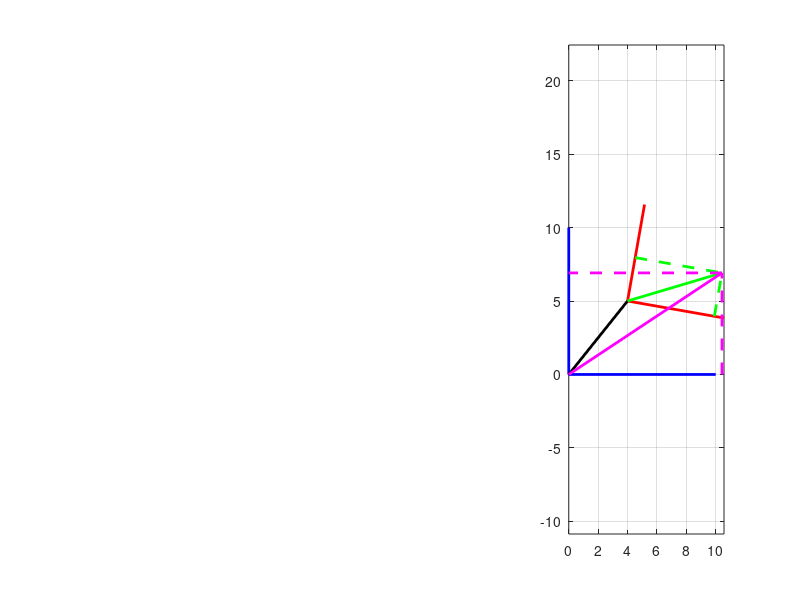

Here is the MATLAB script that generated this plot:
clear;

psi = 10;

%clockwise rotation
R = [cosd(psi) sind(psi);-sind(psi) cosd(psi)];

t = [4;5];

p = [6;3];

p1 = [10;0];
p2 = [0;10];

r1 = R*p1*2/3 + t;
r2 = R*p2*2/3 + t;


r = R*p + t;

figure(1);
subplot(1,3,3);

plot([t(1) r1(1)],[t(2) r1(2)],'LineWidth',2,'Color','r');hold on;axis equal;
plot([t(1) r2(1)],[t(2) r2(2)],'LineWidth',2,'Color','r');grid on;

plot([0 p1(1)],[0 p1(2)],'LineWidth',2,'Color','b');
plot([0 p2(1)],[0 p2(2)],'LineWidth',2,'Color','b');

plot([0 t(1)],[0 t(2)],'LineWidth',2,'Color','k');
plot([t(1) r(1)],[t(2) r(2)],'LineWidth',2,'Color','g')
plot([0 r(1)],[0 r(2)],'LineWidth',2,'Color','m')



px = [p(1);0];
py = [0;p(2)];

rx = R*px + t;
ry = R*py + t;

plot([rx(1) r(1)],[rx(2) r(2)],...
    'LineWidth',2,'Color','g','LineStyle','--');
plot([ry(1) r(1)],[ry(2) r(2)],...
    'LineWidth',2,'Color','g','LineStyle','--');
plot([r(1) r(1)],[0 r(2)],...
    'LineWidth',2,'Color','m','LineStyle','--');
plot([r(1) 0],[r(2) r(2)],...
    'LineWidth',2,'Color','m','LineStyle','--');

axis
